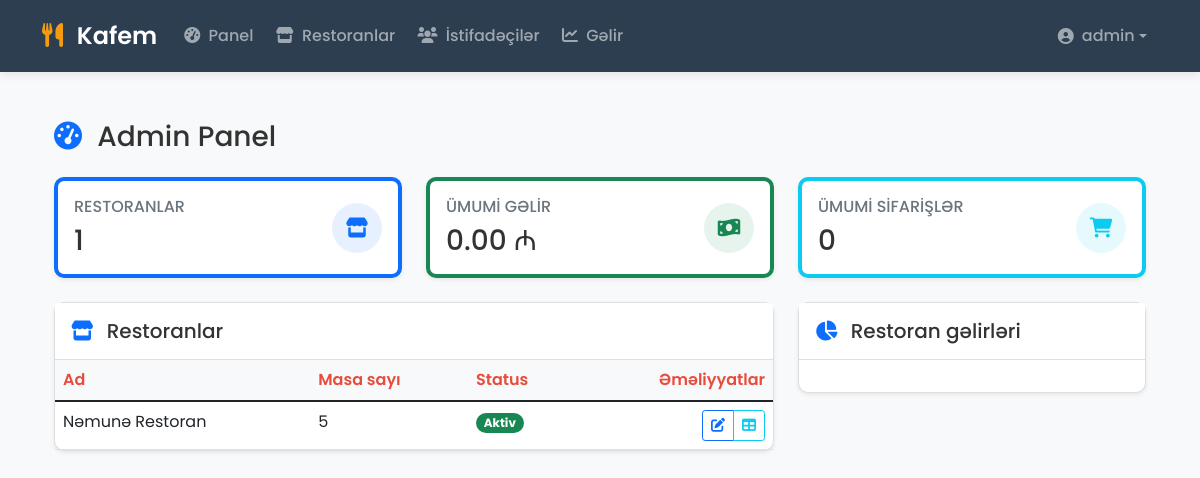
The app's page /admin/dashboard (signed in) with its own data.
### app/models.py (models this page shows, shortened)
class User(UserMixin, db.Model):
    id = db.Column(db.Integer, primary_key=True)
    username = db.Column(db.String(80), unique=True, nullable=False)
    email = db.Column(db.String(120), unique=True, nullable=False)
    password_hash = db.Column(db.String(255), nullable=False)
    role = db.Column(db.String(20), nullable=False)  # admin, restoran_sahibi, ofisiant
    restaurant_id = db.Column(db.Integer, db.ForeignKey('restaurant.id'), nullable=True)
    created_at = db.Column(db.DateTime, default=datetime.utcnow)
    is_active = db.Column(db.Boolean, default=True)
    restaurant = db.relationship('Restaurant', backref='users')

class Restaurant(db.Model):
    id = db.Column(db.Integer, primary_key=True)
    name = db.Column(db.String(100), nullable=False)
    logo = db.Column(db.String(255), nullable=True)
    address = db.Column(db.Text, nullable=True)
    phone = db.Column(db.String(20), nullable=True)
    table_count = db.Column(db.Integer, default=10)
    created_at = db.Column(db.DateTime, default=datetime.utcnow)
    is_active = db.Column(db.Boolean, default=True)
    tables = db.relationship('Table', backref='restaurant', cascade='all, delete-orphan')
    menu_items = db.relationship('MenuItem', backref='restaurant', cascade='all, delete-orphan')
    orders = db.relationship('Order', backref='restaurant')

### app/routes/admin.py (the view)
@admin_bp.route('/dashboard')
@login_required
@role_required('admin')
def dashboard():
    restaurants = Restaurant.query.filter_by(is_active=True).all()
    revenue_summary = RevenueService.get_restaurant_revenue_summary()
    total_stats = RevenueService.get_total_revenue()
    return render_template('admin/dashboard.html',
                         restaurants=restaurants,
                         revenue_summary=revenue_summary,
                         total_stats=total_stats)

### app/services/revenue_service.py (called while the page is built)
    @staticmethod
    def get_total_revenue(restaurant_id=None):
        query = db.session.query(
            func.sum(Order.total_amount).label('total_revenue'),
            func.count(Order.id).label('total_orders')
        ).filter(Order.status == 'completed')
        if restaurant_id:
            query = query.filter(Order.restaurant_id == restaurant_id)
        result = query.first()
        return {
            'total_revenue': result.total_revenue or 0,
            'total_orders': result.total_orders or 0
        }

    @staticmethod
    def get_restaurant_revenue_summary():
        results = db.session.query(
            Restaurant.name,
            func.sum(Order.total_amount).label('revenue'),
            func.count(Order.id).label('order_count')
        ).join(Order).filter(
            Order.status == 'completed'
        ).group_by(Restaurant.id).all()
        return results

### app/templates/admin/dashboard.html (shortened to what this page needs)
{% extends "base.html" %}
{% block content %}
<div class="container-fluid py-4">
    <div class="d-flex justify-content-between align-items-center mb-4">
        <h1 class="h3 mb-0 text-gray-800"><i class="fas fa-tachometer-alt text-primary me-2"></i> Admin Panel</h1>
    </div>
    <div class="row g-4 mb-4">
        <div class="col-md-4">
            <div class="card border-start border-primary border-4 shadow-sm h-100">
                <div class="card-body">
                    <div class="d-flex justify-content-between align-items-center">
                        <div>
                            <h6 class="text-uppercase text-muted mb-2">Restoranlar</h6>
                            <h3 class="mb-0">{{ restaurants|length }}</h3>
                        </div>
                        <div class="icon-circle bg-primary-light">
                            <i class="fas fa-store text-primary"></i>
                        </div>
                    </div>
                </div>
            </div>
        </div>
        <div class="col-md-4">
            <div class="card border-start border-success border-4 shadow-sm h-100">
                <div class="card-body">
                    <div class="d-flex justify-content-between align-items-center">
                        <div>
                            <h6 class="text-uppercase text-muted mb-2">Ümumi gəlir</h6>
                            <h3 class="mb-0">{{ "%.2f"|format(total_stats.total_revenue) }} ₼</h3>
                        </div>
                        <div class="icon-circle bg-success-light">
                            <i class="fas fa-money-bill-wave text-success"></i>
                        </div>
                    </div>
                </div>
            </div>
        </div>
        <div class="col-md-4">
            <div class="card border-start border-info border-4 shadow-sm h-100">
                <div class="card-body">
                    <div class="d-flex justify-content-between align-items-center">
                        <div>
                            <h6 class="text-uppercase text-muted mb-2">Ümumi sifarişlər</h6>
                            <h3 class="mb-0">{{ total_stats.total_orders }}</h3>
                        </div>
                        <div class="icon-circle bg-info-light">
                            <i class="fas fa-shopping-cart text-info"></i>
                        </div>
                    </div>
                </div>
            </div>
        </div>
    </div>
    <div class="row g-4">
        <div class="col-lg-8">
            <div class="card shadow-sm">
                <div class="card-header bg-white py-3">
                    <h5 class="mb-0"><i class="fas fa-store text-primary me-2"></i> Restoranlar</h5>
                </div>
                <div class="card-body p-0">
                    <div class="table-responsive">
                        <table class="table table-hover mb-0">
                            <thead class="table-light">
                                <tr>
                                    <th>Ad</th>
                                    <th>Masa sayı</th>
                                    <th>Status</th>
                                    <th class="text-end">Əməliyyatlar</th>
                                </tr>
                            </thead>
                            <tbody>
                                {% for restaurant in restaurants %}
                                <tr>
                                    <td>{{ restaurant.name }}</td>
                                    <td>{{ restaurant.table_count }}</td>
                                    <td>
                                        <span class="badge bg-success rounded-pill">Aktiv</span>
                                    </td>
                                    <td class="text-end">
                                        <div class="btn-group btn-group-sm">
                                            <a href="{{ url_for('admin.edit_restaurant', restaurant_id=restaurant.id) }}" class="btn btn-outline-primary" title="Düzəliş">
                                                <i class="fas fa-edit"></i>
                                            </a>
                                            <a href="{{ url_for('admin.tables', restaurant_id=restaurant.id) }}" class="btn btn-outline-info" title="Masalar">
                                                <i class="fas fa-table"></i>
                                            </a>
                                        </div>
                                    </td>
                                </tr>
                                {% endfor %}
                            </tbody>
                        </table>
                    </div>
                </div>
            </div>
        </div>
        <div class="col-lg-4">
            <div class="card shadow-sm">
                <div class="card-header bg-white py-3">
                    <h5 class="mb-0"><i class="fas fa-chart-pie text-primary me-2"></i> Restoran gəlirləri</h5>
                </div>
                <div class="card-body">
                </div>
            </div>
        </div>
    </div>
</div>
{% endblock %}

### app/templates/base.html (shortened to what this page needs)
<!DOCTYPE html>
<html lang="az">
<head>
    <link href="https://cdn.jsdelivr.net/npm/bootstrap@5.1.3/dist/css/bootstrap.min.css" rel="stylesheet">
    <link href="https://cdnjs.cloudflare.com/ajax/libs/font-awesome/6.0.0/css/all.min.css" rel="stylesheet">
    <link href="{{ url_for('static', filename='css/style.css') }}" rel="stylesheet">
</head>
<body>
    {% if current_user.is_authenticated %}
    <nav class="navbar navbar-expand-lg navbar-dark sticky-top">
        <div class="container">
            <a class="navbar-brand" href="#">
                <i class="fas fa-utensils"></i> Kafem
            </a>
            <div class="collapse navbar-collapse" id="navbarNav">
                <ul class="navbar-nav me-auto">
                    {% if current_user.role == 'admin' %}
                    <li class="nav-item">
                        <a class="nav-link" href="{{ url_for('admin.dashboard') }}">
                            <i class="fas fa-tachometer-alt me-1"></i> Panel
                        </a>
                    </li>
                    <li class="nav-item">
                        <a class="nav-link" href="{{ url_for('admin.restaurants') }}">
                            <i class="fas fa-store me-1"></i> Restoranlar
                        </a>
                    </li>
                    <li class="nav-item">
                        <a class="nav-link" href="{{ url_for('admin.users') }}">
                            <i class="fas fa-users me-1"></i> İstifadəçilər
                        </a>
                    </li>
                    <li class="nav-item">
                        <a class="nav-link" href="{{ url_for('admin.revenue') }}">
                            <i class="fas fa-chart-line me-1"></i> Gəlir
                        </a>
                    </li>
                    {% endif %}
                </ul>
                <ul class="navbar-nav">
                    <li class="nav-item dropdown">
                        <a class="nav-link dropdown-toggle d-flex align-items-center" href="#" id="navbarDropdown" role="button" data-bs-toggle="dropdown">
                            <i class="fas fa-user-circle me-2"></i> {{ current_user.username }}
                        </a>
                    </li>
                </ul>
            </div>
        </div>
    </nav>
    {% endif %}
    <main class="container py-4">
        {% block content %}{% endblock %}
    </main>
</body>
</html>

### app/static/css/style.css (style rules this page uses)
:root { --primary-color: #0d6efd; --secondary-color: #6c757d; --success-color: #198754; --danger-color: #dc3545; --warning-color: #ffc107; --info-color: #0dcaf0; }
body { font-family: 'Segoe UI', Tahoma, Geneva, Verdana, sans-serif; }
.navbar-brand { font-weight: bold; }
.card { border-radius: 10px; box-shadow: 0 2px 10px rgba(0,0,0,0.1); }
.btn { border-radius: 8px; }
.table th { border-top: none; font-weight: 600; color: var(--secondary-color); }
.badge { font-size: 0.75em; }

### app/templates/base.html (style rules this page uses)
:root { --primary-color: #2c3e50; --secondary-color: #e74c3c; --accent-color: #f39c12; --light-color: #ecf0f1; }
body { font-family: 'Poppins', sans-serif; background-color: #f8f9fa; color: #333; }
.navbar { background-color: var(--primary-color) !important; box-shadow: 0 2px 10px rgba(0,0,0,0.1); padding: 0.8rem 0; }
.navbar-brand { font-weight: 600; font-size: 1.5rem; transition: all 0.3s ease; }
.navbar-brand i { color: var(--accent-color); margin-right: 8px; }
.nav-link { font-weight: 500; padding: 0.5rem 1rem; margin: 0 0.2rem; border-radius: 4px; transition: all 0.3s ease; }
main { min-height: calc(100vh - 120px); }

### app/templates/admin/dashboard.html (style rules this page uses)
.icon-circle { width: 50px; height: 50px; border-radius: 50%; display: flex; align-items: center; justify-content: center; font-size: 1.25rem; }
.bg-primary-light { background-color: rgba(13, 110, 253, 0.1); }
.bg-success-light { background-color: rgba(25, 135, 84, 0.1); }
.bg-info-light { background-color: rgba(13, 202, 240, 0.1); }

### records on screen
User: username "admin"
Restaurant: name "Nəmunə Restoran", table_count "5"

### other values on screen
{{ restaurants|length }} "1"
{{ "%.2f"|format(total_stats.total_revenue) }} "0.00"
{{ total_stats.total_orders }} "0"
